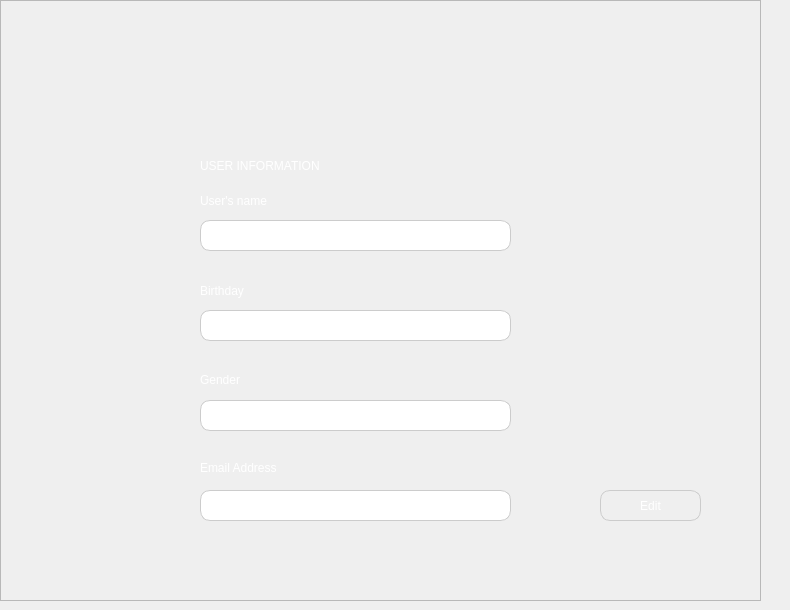
    <widget class="QWidget" name="page_2">
     <property name="styleSheet">
      <string notr="true"/>
     </property>
     <widget class="QWidget" name="widget" native="true">
      <property name="geometry">
       <rect>
        <x>0</x>
        <y>0</y>
        <width>781</width>
        <height>601</height>
       </rect>
      </property>
      <property name="styleSheet">
       <string notr="true"/>
      </property>
      <widget class="QLabel" name="label_4">
       <property name="geometry">
        <rect>
         <x>200</x>
         <y>310</y>
         <width>311</width>
         <height>31</height>
        </rect>
       </property>
       <property name="styleSheet">
        <string notr="true"> border: 1px solid #ccc;    /* Viền 1px màu xám */
 border-radius: 10px;         /* Góc bo tròn với bán kính 10px */ padding: 5px;            
background-color:white</string>
       </property>
       <property name="text">
        <string/>
       </property>
      </widget>
      <widget class="QLabel" name="label_5">
       <property name="geometry">
        <rect>
         <x>200</x>
         <y>280</y>
         <width>91</width>
         <height>21</height>
        </rect>
       </property>
       <property name="styleSheet">
        <string notr="true">font: 12pt &quot;Segoe UI&quot;;
color:rgb(255, 255, 255)            

</string>
       </property>
       <property name="text">
        <string>Birthday</string>
       </property>
      </widget>
      <widget class="QLabel" name="label_6">
       <property name="geometry">
        <rect>
         <x>200</x>
         <y>370</y>
         <width>71</width>
         <height>20</height>
        </rect>
       </property>
       <property name="styleSheet">
        <string notr="true">font: 12pt &quot;Segoe UI&quot;;
color:rgb(255, 255, 255)            
</string>
       </property>
       <property name="text">
        <string>Gender</string>
       </property>
      </widget>
      <widget class="QLineEdit" name="lineEdit_4">
       <property name="geometry">
        <rect>
         <x>200</x>
         <y>400</y>
         <width>311</width>
         <height>31</height>
        </rect>
       </property>
       <property name="styleSheet">
        <string notr="true"> border: 1px solid #ccc;    /* Viền 1px màu xám */
 border-radius: 10px;         /* Góc bo tròn với bán kính 10px */ padding: 5px;            
background-color:white</string>
       </property>
      </widget>
      <widget class="QLineEdit" name="lineEdit">
       <property name="geometry">
        <rect>
         <x>200</x>
         <y>220</y>
         <width>311</width>
         <height>31</height>
        </rect>
       </property>
       <property name="styleSheet">
        <string notr="true"> border: 1px solid #ccc;    /* Viền 1px màu xám */
 border-radius: 10px;         /* Góc bo tròn với bán kính 10px */ padding: 5px;            
</string>
       </property>
      </widget>
      <widget class="QLabel" name="label_9">
       <property name="geometry">
        <rect>
         <x>200</x>
         <y>460</y>
         <width>101</width>
         <height>16</height>
        </rect>
       </property>
       <property name="styleSheet">
        <string notr="true">font: 12pt &quot;Segoe UI&quot;;
color:rgb(255, 255, 255)            
</string>
       </property>
       <property name="text">
        <string>Email Address</string>
       </property>
      </widget>
      <widget class="QLineEdit" name="lineEdit_6">
       <property name="geometry">
        <rect>
         <x>200</x>
         <y>490</y>
         <width>311</width>
         <height>31</height>
        </rect>
       </property>
       <property name="styleSheet">
        <string notr="true"> border: 1px solid #ccc;    /* Viền 1px màu xám */
 border-radius: 10px;         /* Góc bo tròn với bán kính 10px */ padding: 5px;            </string>
       </property>
      </widget>
      <widget class="QPushButton" name="pushButton">
       <property name="geometry">
        <rect>
         <x>600</x>
         <y>490</y>
         <width>101</width>
         <height>31</height>
        </rect>
       </property>
       <property name="styleSheet">
        <string notr="true"> border: 1px solid #ccc;    /* Viền 1px màu xám */
 border-radius: 10px;         /* Góc bo tròn với bán kính 10px */ padding: 5px;
color:rgb(255, 255, 255)            </string>
       </property>
       <property name="text">
        <string>Edit</string>
       </property>
      </widget>
      <widget class="QLabel" name="label">
       <property name="geometry">
        <rect>
         <x>280</x>
         <y>10</y>
         <width>151</width>
         <height>131</height>
        </rect>
       </property>
       <property name="text">
        <string/>
       </property>
       <property name="pixmap">
        <pixmap>../img/circle-user-regular.svg</pixmap>
       </property>
       <property name="scaledContents">
        <bool>true</bool>
       </property>
      </widget>
      <widget class="QLabel" name="label_3">
       <property name="geometry">
        <rect>
         <x>200</x>
         <y>190</y>
         <width>91</width>
         <height>21</height>
        </rect>
       </property>
       <property name="styleSheet">
        <string notr="true">font: 12pt &quot;Segoe UI&quot;;
color:rgb(255, 255, 255)            


</string>
       </property>
       <property name="text">
        <string>User's name</string>
       </property>
      </widget>
      <widget class="QLabel" name="label_2">
       <property name="geometry">
        <rect>
         <x>200</x>
         <y>150</y>
         <width>311</width>
         <height>31</height>
        </rect>
       </property>
       <property name="styleSheet">
        <string notr="true">font: 24pt &quot;Times New Roman&quot;;
text-align: center;
color: rgb(255, 255, 255)</string>
       </property>
       <property name="text">
        <string>USER INFORMATION</string>
       </property>
      </widget>
      <widget class="QFrame" name="frame_6">
       <property name="geometry">
        <rect>
         <x>0</x>
         <y>0</y>
         <width>761</width>
         <height>601</height>
        </rect>
       </property>
       <property name="styleSheet">
        <string notr="true">    background: qradialgradient(
        cx:0.5, cy:0.5, radius: 0.7,
        fx:0.5, fy:0.5,
        stop:0 rgba(70, 70, 150, 255),  /* Màu sáng ở trung tâm */
        stop:1 rgba(10, 10, 50, 255)    /* Màu tối ở viền */
    );</string>
       </property>
       <property name="frameShape">
        <enum>QFrame::Shape::StyledPanel</enum>
       </property>
       <property name="frameShadow">
        <enum>QFrame::Shadow::Raised</enum>
       </property>
      </widget>
      <zorder>frame_6</zorder>
      <zorder>label_4</zorder>
      <zorder>label_5</zorder>
      <zorder>label_6</zorder>
      <zorder>lineEdit_4</zorder>
      <zorder>lineEdit</zorder>
      <zorder>label_9</zorder>
      <zorder>lineEdit_6</zorder>
      <zorder>pushButton</zorder>
      <zorder>label</zorder>
      <zorder>label_3</zorder>
      <zorder>label_2</zorder>
     </widget>
    </widget>
